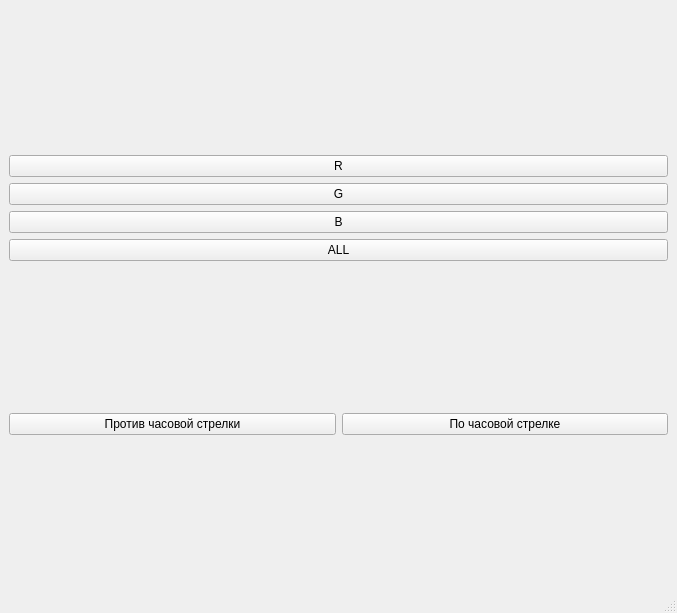
<?xml version="1.0" encoding="UTF-8"?>
<ui version="4.0">
 <class>MainWindow</class>
 <widget class="QMainWindow" name="MainWindow">
  <property name="geometry">
   <rect>
    <x>0</x>
    <y>0</y>
    <width>677</width>
    <height>613</height>
   </rect>
  </property>
  <property name="windowTitle">
   <string>MainWindow</string>
  </property>
  <widget class="QWidget" name="centralwidget">
   <layout class="QVBoxLayout" name="verticalLayout_4">
    <item>
     <layout class="QHBoxLayout" name="horizontalLayout_2">
      <item>
       <layout class="QVBoxLayout" name="verticalLayout_2" stretch="0,0,0,0">
        <property name="leftMargin">
         <number>0</number>
        </property>
        <item>
         <widget class="QPushButton" name="red">
          <property name="text">
           <string>R</string>
          </property>
          <attribute name="buttonGroup">
           <string notr="true">color</string>
          </attribute>
         </widget>
        </item>
        <item>
         <widget class="QPushButton" name="green">
          <property name="text">
           <string>G</string>
          </property>
          <attribute name="buttonGroup">
           <string notr="true">color</string>
          </attribute>
         </widget>
        </item>
        <item>
         <widget class="QPushButton" name="blue">
          <property name="sizePolicy">
           <sizepolicy hsizetype="Minimum" vsizetype="Fixed">
            <horstretch>0</horstretch>
            <verstretch>0</verstretch>
           </sizepolicy>
          </property>
          <property name="text">
           <string>B</string>
          </property>
          <attribute name="buttonGroup">
           <string notr="true">color</string>
          </attribute>
         </widget>
        </item>
        <item>
         <widget class="QPushButton" name="all">
          <property name="text">
           <string>ALL</string>
          </property>
          <attribute name="buttonGroup">
           <string notr="true">color</string>
          </attribute>
         </widget>
        </item>
       </layout>
      </item>
      <item>
       <layout class="QVBoxLayout" name="verticalLayout_3"/>
      </item>
     </layout>
    </item>
    <item>
     <layout class="QHBoxLayout" name="horizontalLayout">
      <property name="sizeConstraint">
       <enum>QLayout::SetDefaultConstraint</enum>
      </property>
      <item>
       <widget class="QPushButton" name="vs">
        <property name="text">
         <string>Против часовой стрелки</string>
        </property>
        <attribute name="buttonGroup">
         <string notr="true">rotate</string>
        </attribute>
       </widget>
      </item>
      <item>
       <widget class="QPushButton" name="for_2">
        <property name="text">
         <string>По часовой стрелке</string>
        </property>
        <attribute name="buttonGroup">
         <string notr="true">rotate</string>
        </attribute>
       </widget>
      </item>
     </layout>
    </item>
   </layout>
  </widget>
  <widget class="QMenuBar" name="menubar">
   <property name="geometry">
    <rect>
     <x>0</x>
     <y>0</y>
     <width>677</width>
     <height>25</height>
    </rect>
   </property>
  </widget>
  <widget class="QStatusBar" name="statusbar"/>
 </widget>
 <resources/>
 <connections/>
 <buttongroups>
  <buttongroup name="color"/>
  <buttongroup name="rotate"/>
 </buttongroups>
</ui>
